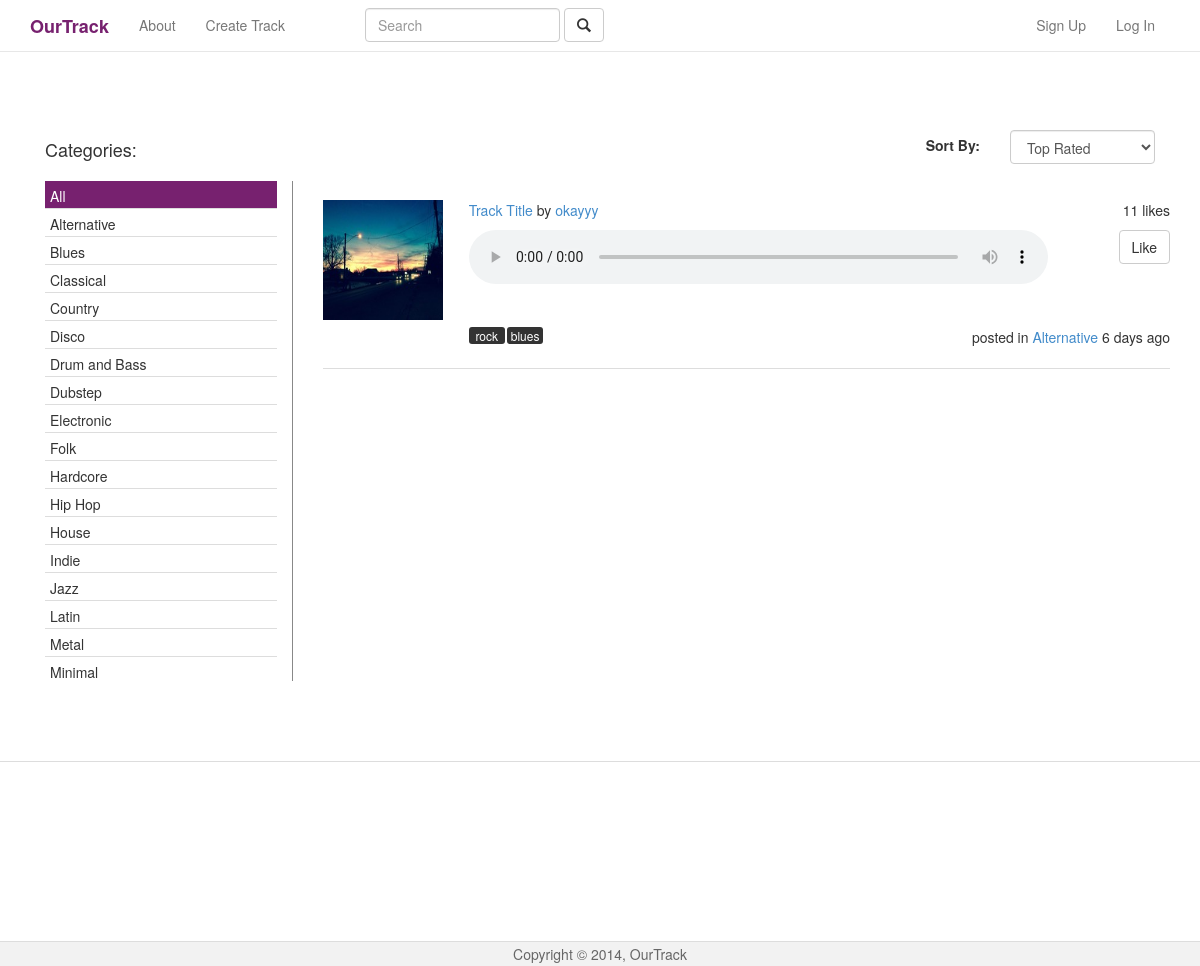
Page /home.php on the earlier database version.
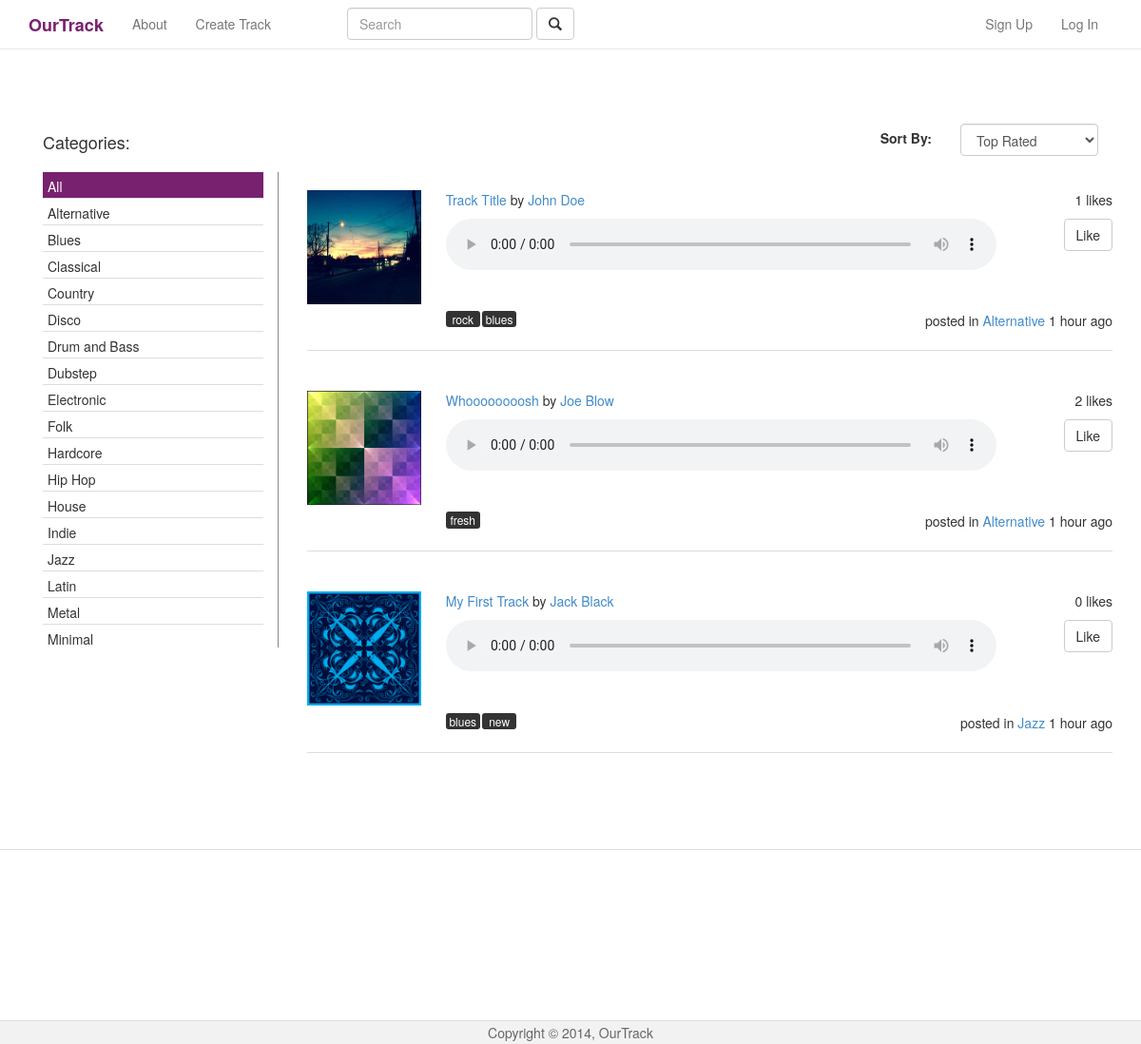
Same page on the later database version.
### tables this page shows
CREATE TABLE `tracks` (
  `id` int(11) NOT NULL AUTO_INCREMENT,
  `owner_id` int(11) NOT NULL,
  `picture` varchar(30) NOT NULL,
  `source` varchar(30) NOT NULL,
  `title` varchar(100) NOT NULL,
  `description` text NOT NULL,
  `genre` varchar(30) NOT NULL,
  `withcollaborators` tinyint(1) NOT NULL,
  `likes` int(11) NOT NULL,
  `created_at` timestamp NOT NULL DEFAULT CURRENT_TIMESTAMP ON UPDATE CURRENT_TIMESTAMP,
  PRIMARY KEY (`id`)
);

CREATE TABLE `users` (
  `id` int(11) NOT NULL AUTO_INCREMENT,
  `email` varchar(60) NOT NULL,
  `username` varchar(60) NOT NULL,
  `password` varchar(65) NOT NULL,
  `salt` varchar(32) NOT NULL,
  `bio` text NOT NULL,
  `picture` varchar(25) NOT NULL,
  PRIMARY KEY (`id`),
  UNIQUE KEY `email` (`email`)
);

CREATE TABLE `tags` (
  `id` bigint(20) NOT NULL AUTO_INCREMENT,
  `name` varchar(30) NOT NULL,
  PRIMARY KEY (`id`),
  UNIQUE KEY `name` (`name`)
);

### classes/Database.php (called while the page is built, shortened)
<?php
class Database {
	private static $instance = null;
	private $pdo;
	private $error = false;
	private $results;
	private $count = 0;
	private function __construct() {
		try {
			$this->pdo = new PDO('mysql:host=127.0.0.1;dbname=OurTrack', 'root', 'root');
		} catch (PDOException $e) {
			die($e->getMessage());
		}
	}
	public static function getInstance() {
		if (!isset(self::$instance)) {
			self::$instance = new Database();
		}
		return self::$instance;
	}
	public function fetchToClass($sql, $class) {
		$this->query = $this->pdo->query($sql);
		if ($this->query->execute()) {
			$this->results = $this->query->fetchAll(PDO::FETCH_CLASS, $class);
			$this->count = $this->query->rowCount();
		}
		return $this->results;
	}
	public function query($sql, $params = array()) {
		$this->error = false;
		if ($this->query = $this->pdo->prepare($sql)) {
			if (count($params)) {
				$count = 1;
				foreach ($params as $param) {
					$this->query->bindValue($count, $param);
					$count++;
				}
			}
			if ($this->query->execute()) {
				$this->results = $this->query->fetchAll(PDO::FETCH_OBJ);
				$this->count = $this->query->rowCount();
			} else {
				$this->error = true;
			}
		}
		return $this;
	}
	public function action($action, $table, $where = array()) {
		if (count($where) === 3) {
			$operators = array('=', '>', '<', '<=', '>=');
			$column = $where[0];
			$operator = $where[1];
			$value = $where[2];
			if (in_array($operator, $operators)) {
				$sql = "{$action} FROM {$table} WHERE {$column} {$operator} ?";
				if (!$this->query($sql, array($value))->error()) {
					return $this;
				}
			}
		}
	}
	public function get($table, $where) {
		return $this->action("SELECT *", $table, $where);
	}
	public function error() {
		return $this->error;
	}
	public function count() {
		return $this->count;
	}
	public function results() {
		return $this->results;
	}
	public function first() {
		return $this->results()[0];
	}
}
?>

### classes/User.php (called while the page is built, shortened)
<?php
class User {
	private $db;
	private $loggedIn;
	public function __construct($user = null) {
		$this->db = Database::getInstance();
		$this->sessionName = $GLOBALS['config']['session']['session_name'];
		if (!$user) {
			if (Session::exists($this->sessionName)) {
				$user = Session::get($this->sessionName);
				if ($this->find($user)) {
					$this->loggedIn = true;
				} else {
				}
			}
		} else {
			$this->find($user);
		}
	}
	public function find($user = null) {
		if ($user) {
			$field = (is_numeric($user)) ? 'id' : 'email';
			$data = $this->db->get('users', array($field, '=', $user));
			if ($data->count()) {
				$this->id = $data->first()->id;
				$this->username = $data->first()->username;
				return true;
			}
		}
		return false;
	}
	public function isLoggedIn() {
		return $this->loggedIn;
	}
}
?>

### classes/Session.php (called while the page is built, shortened)
<?php
class Session {
	public static function exists($key) {
		return (isset($_SESSION[$key])) ? true : false;
	}
}
?>

### classes/Track.php (called while the page is built, shortened)
<?php
class Track {
	public $id;
	public $owner_id;
	public $withcollaborators;
	public function displayMini() {
		$owner = new User($this->owner_id);
		$tags = Database::getInstance()->fetchToClass("SELECT * FROM tags WHERE `id` IN (SELECT `tag_id` FROM tagmaps WHERE `type` = 'track' AND `track_id`=".$this->id.")", "Tag");
		include 'includes/trackMini.php';
	}
	public function userLikesTrack() {
		if (!isset($user)) {
			$user = new User();
		}
		if ($user->isLoggedIn()) {
			$likeQuery = Database::getInstance()->query("SELECT * FROM likes WHERE `track_id`= ? AND `user_id`=?", array($this->id, $user->id));
			if ($likeQuery->count() > 0) {
				$likesTrack = true;
			} else {
				$likesTrack = false;
			}
		} else {
			$likesTrack = false;
		}
		return $likesTrack;
	}
	public function userCanSeeTrack() {
		if ($this->withcollaborators) {
			if (!isset($user)) {
				$user = new User();
			}
			if ($user->isLoggedIn()) {
				$user1results = Database::getInstance()->query("SELECT `user1_id` FROM collaborators WHERE `user2_id`=".$this->owner_id)->results();
			    $user2results = Database::getInstance()->query("SELECT `user2_id` FROM collaborators WHERE `user1_id`=".$this->owner_id)->results();
			    $allIds = array();
			    foreach($user1results as $user1result) {
			      array_push($allIds, $user1result->user1_id);
			    }
			    foreach($user2results as $user2result) {
			      array_push($allIds, $user2result->user2_id);
			    }
			    if (in_array($user->id, $allIds)) {
			    	return true;
			    } else {
			    	return false;
			    }
			} else {
				return false;
			}
		} else {
			return true;
		}
	}
}
?>

### classes/Carbon.php (called while the page is built, shortened)
<?php
class Carbon extends DateTime
{
    protected static $testNow;
    protected static function safeCreateDateTimeZone($object)
    {
        if ($object instanceof DateTimeZone) {
            return $object;
        }
        $tz = @timezone_open((string) $object);
        return $tz;
    }
    public static function now($tz = null)
    {
        return new static(null, $tz);
    }
    public static function createFromTimestamp($timestamp, $tz = null)
    {
        return static::now($tz)->setTimestamp($timestamp);
    }
    public function __get($name)
    {
        switch ($name) {
            case 'timezone':
            case 'tz':
                return $this->getTimezone();
        }
    }
    public static function getTestNow()
    {
        return static::$testNow;
    }
    public static function hasTestNow()
    {
        return static::getTestNow() !== null;
    }
    public function gt(Carbon $dt)
    {
        return $this > $dt;
    }
    public function diffInSeconds(Carbon $dt = null, $abs = true)
    {
        $value = (($dt === null) ? time() : $dt->getTimestamp()) - $this->getTimestamp();
        return $abs ? abs($value) : $value;
    }
    public function diffForHumans(Carbon $other = null)
    {
        $isNow = $other === null;
        if ($isNow) {
            $other = static::now($this->tz);
        }
        $isFuture = $this->gt($other);
        $delta = $other->diffInSeconds($this);
        $divs = array(
            'second' => self::SECONDS_PER_MINUTE,
            'minute' => self::MINUTES_PER_HOUR,
            'hour' => self::HOURS_PER_DAY,
            'day' => self::DAYS_PER_WEEK,
            'week' => 30 / self::DAYS_PER_WEEK,
            'month' => self::MONTHS_PER_YEAR
        );
        $unit = 'year';
        foreach ($divs as $divUnit => $divValue) {
            if ($delta < $divValue) {
                $unit = $divUnit;
                break;
            }
            $delta = $delta / $divValue;
        }
        $delta = (int) $delta;
        $txt = $delta . ' ' . $unit;
        $txt .= $delta == 1 ? '' : 's';
        if ($isNow) {
            return $txt . ' ago';
        }
        return $txt . ' before';
    }
}

### includes/trackMini.php (the view, shortened to what this page needs)
<?php if ($this->userCanSeeTrack()) {  ?>
  <div class="col-xs-12 trackListElement">
    <div class="row">
      <div class="col-xs-2 trackThumb">
        <img src=<?php echo '"trackImages/'.$this->picture.'"'; ?> width="120" height="120"  alt="Track Thumb"/>
      </div>
      <div class="col-xs-10">
        <div class="row">
          <div class="col-xs-6">
            <p><a href=<?php echo '"track.php?id='.$this->id.'"';?> class="trackTitle"><?php echo $this->title ?></a>
            by <a href=<?php echo '"profile.php?id='.$owner->id.'"';?> class="trackOwner"><?php echo $owner->username ?></a></p>
          </div>
          <div class="col-xs-2 col-xs-offset-4">
            <p style="float:right"><span class="numLikes"><?php echo $this->likes ?></span> likes</p>
          </div>
        </div>
        <div class="row audioSection">
          <div class="col-xs-10">
            <audio class="audioPlayer" controls="controls">
            <source src=<?php echo '"trackAudio/'.$this->source.'"';?> type="audio/mpeg" />
            </audio>
          </div>
          <div class="col-xs-2">
            <?php if ($this->userLikesTrack()) { ?>
              <button type="button" class="btn btn-default right unlikeTrack" value=<?php echo '"'.$this->id.'"'?>>Unlike</button>
            <?php } else { ?>
              <button type="button" class="btn btn-default right likeTrack" value=<?php echo '"'.$this->id.'"'?>>Like</button>
            <?php } ?>
          </div>
        </div>
        <div class="tagSection">
          <?php foreach($tags as $tag) {
            echo $tag;
          }
          ?>
          <div class="trackCatDate">
            <span>posted in <a href=<?php echo '"home.php?genre='.$this->genre.'"';?>><?php echo $this->genre ?></a><span class="daysSincePost"> <?php echo Carbon::createFromTimeStamp(strtotime($this->created_at))->diffForHumans();?></span></span>
          </div>
        </div>
      </div>
    </div>
  </div>
<?php } ?>

### home.php (shortened to what this page needs)
<?php
if (Input::exists('get')) {
  $genre = Input::get('genre');
  if (in_array($genre, $GLOBALS['config']['genres'])) {
    $tracks = Database::getInstance()->fetchToClass("SELECT * FROM tracks WHERE `genre`='".escape($genre)."'", "Track");
  } else if ($genre === 'all' || $genre === 'All') {
    $tracks = Database::getInstance()->fetchToClass("SELECT * FROM tracks", "Track");
  } else {
    Redirect::to(404);
  }
} else {
  $tracks = Database::getInstance()->fetchToClass("SELECT * FROM tracks", "Track");
}
?>
<!DOCTYPE html>
<html>
<head>
	<link href="bootstrap/css/bootstrap.min.css" rel="stylesheet" media="screen">
  <link href="css/mainLayout.css" rel="stylesheet">
  <link href="css/browse.css" rel="stylesheet">
</head>
<body>
	<?php include 'includes/header.php' ?>
  <div class="container" style="margin-top:80px;">
    <div class="row" style="margin-bottom:80px;">
      <div class="col-xs-3" style="margin-top: 0px;">
        <div class="col-xs-12">
          <h4> Categories: </h4>
        </div>
        <div id="categoryBox" class="col-xs-12">
          <div id="categorySelected" class="categoryListItem">All</div>
          <?php
            foreach ($GLOBALS['config']['genres'] as $genre) {
              echo '<div class="categoryListItem">';
              echo $genre;
              echo '</div>';
            }
          ?>
        </div>
      </div>
      <div class="col-xs-9">
        <div class="row">
          <div class="col-xs-4 col-xs-offset-8">
            <div class="inline-form">
              <label class="control-label col-xs-4" for="sortDropDown" style="text-align: right; padding-top: 5px;">Sort By:</label>
              <div class="form-group col-xs-8">
                <select id="sortDropDown" class="form-control">
                  <option value="top">Top Rated</option>
                </select>
              </div>
            </div>
          </div>
        </div>
      <div id="trackSection">
       <?php
        foreach($tracks as $track) {
          $track->displayMini();
        }
       ?>
      </div>
      </div>
    </div>
  </div>
	<?php include 'includes/footer.php' ?>
</body>
</html>

### includes/header.php (shortened to what this page needs)
<nav class="navbar navbar-default navbar-fixed-top" role="navigation">
  <div class="container">
    <div class="navbar-header">
      <a class="navbar-brand" href="home.php"><strong>OurTrack</strong></a>
    </div>
    <div class="collapse navbar-collapse" id="bs-navbar-collapse-1">
      <ul class="nav navbar-nav">
        <li><a href="about.php">About</a></li>
        <li><a href="create.php"> Create Track</a></li>
      </ul>
      <ul class="nav navbar-nav">
        <li><div id="spacer"></div></li>
      </ul>
      <form class="navbar-form navbar-left" role="search">
          <div class="form-group">
            <input type="text" class="form-control" placeholder="Search">
          </div>
          <button type="submit" class="btn btn-default">
            <span class="glyphicon glyphicon-search"></span>
          </button>
        </form>
      <ul class="nav navbar-nav navbar-right">
        <?php
          $headerUser = new User();
          if ($headerUser->isLoggedIn()) { ?>
            <li class="dropdown">
              <a href="#" class="dropdown-toggle" style="color:rgb(0, 210, 0);" data-toggle="dropdown">
                 <?php echo $headerUser->username; ?>
                <b class="caret"></b>
              </a>
              <ul class="dropdown-menu">
                <li><a href="dashboard.php">Dashboard</a></li>
                <li><a href="logout.php"}>Logout</a></li>
              </ul>
            </li>
          <?php } else { ?>
            <li><a href="signup.php"> Sign Up </a></li>
            <li><a href="login.php"> Log In </a></li>
          <?php }
        ?>
      </ul>
    </div>
  </div>
</nav>

### classes/Tag.php (shortened to what this page needs)
<?php
class Tag {
	public $name;
	public function __toString() {
		return '<div class="tag">'.$this->name.'</div>';
	}
}
?>

### includes/footer.php (shortened to what this page needs)
<div id="footer">
	<div id="footerDiv" class="container-fluid">
	</div>
	<div id="copyright" class="container-fluid">
		<p> Copyright &copy; 2014, OurTrack </p>
	</div>
</div>

### css/mainLayout.css (style rules this page uses)
html { position: relative; min-height: 100%; }
body { margin-bottom: 205px; background: rgb(248, 248, 248); padding-top: 50px; }
#footer { position: absolute; bottom: 0; width: 100%; height: 205px; background-color: #f5f5f5; }
#footerDiv { background: #fff; padding-top: 15px; border-top-width: 1px; border-top-style: solid; border-top-color: #ddd; height: 180px; }
#copyright { background: #f2f2f2; text-align: center; height:25px; padding-top:2px; padding-top:2px; border-top-width: 1px; border-top-style: solid; border-top-color: #ddd; }
#copyright p { margin-bottom: 0px; color: #666; }
.navbar-default { background: #fff; }
.navbar-default .navbar-brand { color: #77216F; }
#spacer { height: 10px; width: 50px; }

### css/browse.css (style rules this page uses)
body { background: #fff; }
#categoryBox { background: #fff; border-right: 1px solid #888; height: 500px; overflow-y: scroll; margin-top: 1.5em; }
.categoryListItem { background: #fff; border-bottom: 1px solid #DDD; height: 2em; padding: 5px; }
#categorySelected { background: #77216F; color: #fff; }
.trackListElement { margin-bottom:1.5em; padding:1.5em 0; border-bottom:1px solid #DDD; }
.trackThumb { text-align:center; }
.audioPlayer { width:100%; }
.audioSection { margin-bottom:2.8em; }
.tag { float:left; background: #333; border-radius: .25em; font-size: 12px; color: #fff; width:3em; text-align:center; margin-right:.2em; margin-bottom:.2em; }
.trackCatDate { float:right; }
.right { float:right; }

Differences in the rows shown:
changed tracks "Track Title": owner.username "okayyy" → "John Doe"; likes "11" → "1"; created_at "6 days ago" → "1 hour ago"
added tracks: picture (picture), title "Whoooooooosh", owner.username "Joe Blow", likes "2", $this->id 3 (drawn), genre "Alternative", created_at "1 hour ago"
added tags: name "fresh", shown under "Whoooooooosh"
added tracks: picture (picture), title "My First Track", owner.username "Jack Black", likes "0", $this->id 4 (drawn), genre "Jazz", created_at "1 hour ago", tags (name "blues")
added tags: name "new", shown under "My First Track"
